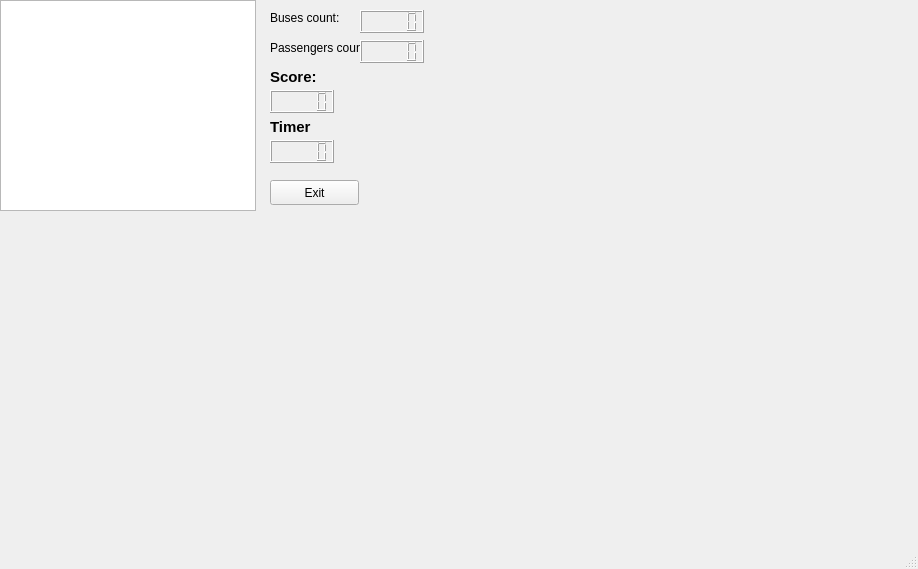
<?xml version="1.0" encoding="UTF-8"?>
<ui version="4.0">
 <class>MainWindow</class>
 <widget class="QMainWindow" name="MainWindow">
  <property name="geometry">
   <rect>
    <x>0</x>
    <y>0</y>
    <width>918</width>
    <height>569</height>
   </rect>
  </property>
  <property name="windowTitle">
   <string>MainWindow</string>
  </property>
  <widget class="QWidget" name="centralwidget">
   <widget class="QGraphicsView" name="gameView">
    <property name="geometry">
     <rect>
      <x>0</x>
      <y>0</y>
      <width>256</width>
      <height>211</height>
     </rect>
    </property>
   </widget>
   <widget class="QPushButton" name="exitButton">
    <property name="geometry">
     <rect>
      <x>270</x>
      <y>180</y>
      <width>89</width>
      <height>25</height>
     </rect>
    </property>
    <property name="text">
     <string>Exit</string>
    </property>
   </widget>
   <widget class="QLCDNumber" name="scoreLCD">
    <property name="geometry">
     <rect>
      <x>270</x>
      <y>90</y>
      <width>64</width>
      <height>23</height>
     </rect>
    </property>
   </widget>
   <widget class="QLabel" name="scoreLabel">
    <property name="geometry">
     <rect>
      <x>270</x>
      <y>70</y>
      <width>47</width>
      <height>13</height>
     </rect>
    </property>
    <property name="font">
     <font>
      <pointsize>11</pointsize>
      <weight>75</weight>
      <bold>true</bold>
     </font>
    </property>
    <property name="text">
     <string>Score:</string>
    </property>
   </widget>
   <widget class="QLabel" name="timerLabel">
    <property name="geometry">
     <rect>
      <x>270</x>
      <y>120</y>
      <width>47</width>
      <height>13</height>
     </rect>
    </property>
    <property name="font">
     <font>
      <pointsize>11</pointsize>
      <weight>75</weight>
      <bold>true</bold>
     </font>
    </property>
    <property name="text">
     <string>Timer</string>
    </property>
   </widget>
   <widget class="QLCDNumber" name="timerLCD">
    <property name="geometry">
     <rect>
      <x>270</x>
      <y>140</y>
      <width>64</width>
      <height>23</height>
     </rect>
    </property>
   </widget>
   <widget class="QLabel" name="busCountLabel">
    <property name="geometry">
     <rect>
      <x>270</x>
      <y>10</y>
      <width>71</width>
      <height>16</height>
     </rect>
    </property>
    <property name="text">
     <string>Buses count:</string>
    </property>
   </widget>
   <widget class="QLabel" name="passengerCountLabel">
    <property name="geometry">
     <rect>
      <x>270</x>
      <y>40</y>
      <width>91</width>
      <height>16</height>
     </rect>
    </property>
    <property name="text">
     <string>Passengers count:</string>
    </property>
   </widget>
   <widget class="QLCDNumber" name="busCountLCD">
    <property name="geometry">
     <rect>
      <x>360</x>
      <y>10</y>
      <width>64</width>
      <height>23</height>
     </rect>
    </property>
   </widget>
   <widget class="QLCDNumber" name="passengerCountLCD">
    <property name="geometry">
     <rect>
      <x>360</x>
      <y>40</y>
      <width>64</width>
      <height>23</height>
     </rect>
    </property>
   </widget>
  </widget>
  <widget class="QMenuBar" name="menubar">
   <property name="geometry">
    <rect>
     <x>0</x>
     <y>0</y>
     <width>918</width>
     <height>21</height>
    </rect>
   </property>
  </widget>
  <widget class="QStatusBar" name="statusbar"/>
 </widget>
 <resources/>
 <connections/>
</ui>
